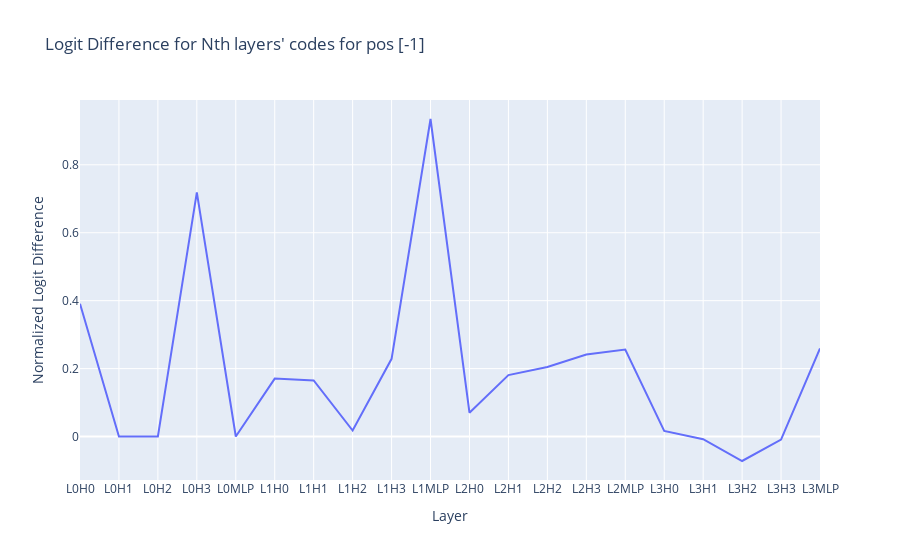

The notebook cell saved with this chart:
### Code cell
from functools import partial
scores, logit_diffs = [], []
pos = [-1]
# pos = list(range(17))
for i in range(cb_model.cfg.n_layers):
    for head in list(range(cb_model.cfg.n_heads)) + [None]:
        hook_fn = partial(patch_codebook_ids, pos=pos, cache=base_cache)#, code_idx=list(range(32)))
        cb_model.reset_codebook_metrics()
        if head is not None:
            cb_str = f'blocks.{i}.attn.codebook_layer.codebook.{head}.hook_codebook_ids'
        else:
            cb_str = f'blocks.{i}.mlp.codebook_layer.hook_codebook_ids'
        patched_logits = cb_model.run_with_hooks(
            corrupted_input,
            fwd_hooks = [(cb_str, hook_fn)],
            return_type="logits"
        )
        patched_logit_diff = logits_to_ave_logit_diff(patched_logits.softmax(dim=-1) if softmax else patched_logits, answer_tokens_both)
        logit_diffs.append(patched_logit_diff)
    #     print(patched_logit_diff)
        scores.append(normalize_patched_logit_diff(patched_logit_diff).item())
        if patched_logit_diff < -6:
            print("pred:", i, head)
            print(logits_to_pred(patched_logits,k=5))
    #     scores.append(patched_logit_diff.item())

# scores.append(normalize_patched_logit_diff(corrupted_average_logit_diff).item())
print(scores)
print(logit_diffs)
x_label = [f"L{l}H{h}" if h is not None else f"L{l}MLP" for l in range(cb_model.cfg.n_layers) for h in list(range(cb_model.cfg.n_heads)) + [None]]
line(scores, x=x_label, title=f"Logit Difference for Nth layers' codes for pos {pos}", labels={"y":"Normalized Logit Difference", "x": "Layer"})

### Figure 1 — Plotly figure (JSON) as saved in the notebook; plotly's stock layout.template omitted (floating-point values rounded to 4 significant figures)
{"data": [{"hovertemplate": "Layer=%{x}<br>Normalized Logit Difference=%{y}<extra></extra>", "legendgroup": "", "line": {"color": "#636efa", "dash": "solid"}, "marker": {"symbol": "circle"}, "mode": "lines", "name": "", "orientation": "v", "showlegend": false, "type": "scatter", "x": ["L0H0", "L0H1", "L0H2", "L0H3", "L0MLP", "L1H0", "L1H1", "L1H2", "L1H3", "L1MLP", "L2H0", "L2H1", "L2H2", "L2H3", "L2MLP", "L3H0", "L3H1", "L3H2", "L3H3", "L3MLP"], "xaxis": "x", "y": [0.3908, 0, 0, 0.7187, 0, 0.1706, 0.1653, 0.01762, 0.2288, 0.9349, 0.07006, 0.181, 0.2046, 0.2413, 0.2563, 0.01652, -0.007724, -0.07204, -0.009038, 0.2595], "yaxis": "y"}], "layout": {"legend": {"tracegroupgap": 0}, "title": {"text": "Logit Difference for Nth layers' codes for pos [-1]"}, "xaxis": {"anchor": "y", "domain": [0, 1], "title": {"text": "Layer"}}, "yaxis": {"anchor": "x", "domain": [0, 1], "title": {"text": "Normalized Logit Difference"}}}}
